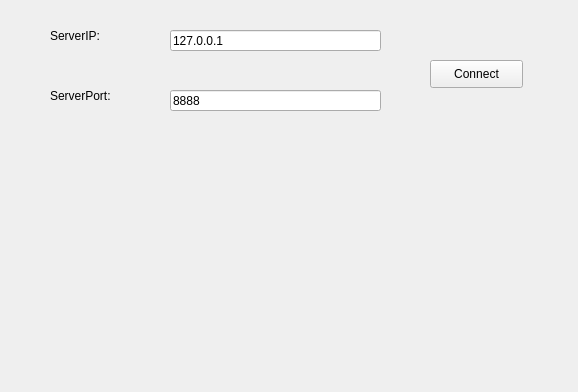
<?xml version="1.0" encoding="UTF-8"?>
<ui version="4.0">
 <class>ClientWidget</class>
 <widget class="QWidget" name="ClientWidget">
  <property name="geometry">
   <rect>
    <x>0</x>
    <y>0</y>
    <width>578</width>
    <height>392</height>
   </rect>
  </property>
  <property name="windowTitle">
   <string>Form</string>
  </property>
  <widget class="QLabel" name="label">
   <property name="geometry">
    <rect>
     <x>50</x>
     <y>20</y>
     <width>91</width>
     <height>31</height>
    </rect>
   </property>
   <property name="text">
    <string>ServerIP:</string>
   </property>
  </widget>
  <widget class="QLineEdit" name="lineEditIP">
   <property name="geometry">
    <rect>
     <x>170</x>
     <y>30</y>
     <width>211</width>
     <height>21</height>
    </rect>
   </property>
   <property name="text">
    <string>127.0.0.1</string>
   </property>
  </widget>
  <widget class="QLineEdit" name="lineEditPort">
   <property name="geometry">
    <rect>
     <x>170</x>
     <y>90</y>
     <width>211</width>
     <height>21</height>
    </rect>
   </property>
   <property name="text">
    <string>8888</string>
   </property>
  </widget>
  <widget class="QLabel" name="label_2">
   <property name="geometry">
    <rect>
     <x>50</x>
     <y>80</y>
     <width>91</width>
     <height>31</height>
    </rect>
   </property>
   <property name="text">
    <string>ServerPort:</string>
   </property>
  </widget>
  <widget class="QPushButton" name="buttonConnect">
   <property name="geometry">
    <rect>
     <x>430</x>
     <y>60</y>
     <width>93</width>
     <height>28</height>
    </rect>
   </property>
   <property name="text">
    <string>Connect</string>
   </property>
  </widget>
 </widget>
 <resources/>
 <connections/>
</ui>
